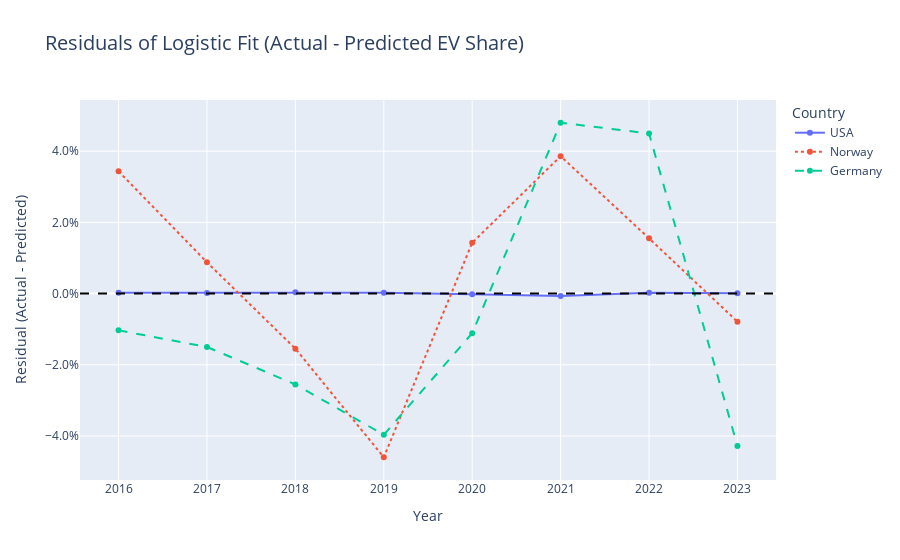

The cell this chart's notebook holds for it:
### Markdown cell above
Residuals help you see where reality diverges from theory. If a country consistently overperforms, it might point to unexpected drivers, public enthusiasm, tech innovation, or unmodeled incentives.

If it underperforms, something might be missing in policy or infrastructure or the model's assumptions don’t reflect real-world behavior.

### Code cell
# Filter only overlapping years for actual vs predicted
actual_df = all_preds[all_preds['Type'] == 'Actual']
pred_df = all_preds[all_preds['Type'] == 'Predicted']

# Merge actual and predicted to compute residuals
merged_df = pd.merge(
    actual_df, 
    pred_df, 
    on=['Year', 'country'], 
    suffixes=('_actual', '_pred')
)

# Compute residuals
merged_df['residual'] = merged_df['EV_share_actual'] - merged_df['EV_share_pred']

# Plot residuals
fig = px.line(
    merged_df,
    x='Year',
    y='residual',
    color='country',
    markers=True,
    line_dash='country',
    title="Residuals of Logistic Fit (Actual - Predicted EV Share)",
    labels={'residual': 'Residual (Actual - Predicted)'}
)

# Add horizontal zero line
fig.add_hline(y=0, line_dash="dash", line_color="black")

# Style
fig.update_layout(
    yaxis_tickformat='.1%',
    title_font_size=20,
    legend_title_text='Country',
    yaxis_title='Residual (Actual - Predicted)',
    xaxis_title='Year'
)

fig.show()

### Figure 1 — Plotly figure (JSON) as saved in the notebook; plotly's stock layout.template omitted (floating-point values rounded to 4 significant figures)
{"data": [{"hovertemplate": "country=USA<br>Year=%{x}<br>Residual (Actual - Predicted)=%{y}<extra></extra>", "legendgroup": "USA", "line": {"color": "#636efa", "dash": "solid"}, "marker": {"symbol": "circle"}, "mode": "markers+lines", "name": "USA", "orientation": "v", "showlegend": true, "type": "scatter", "x": [2016, 2017, 2018, 2019, 2020, 2021, 2022, 2023], "xaxis": "x", "y": [0.0002503, 0.0001971, 0.000356, 0.0002438, -0.0002134, -0.000705, 0.0002073, 0.0001138], "yaxis": "y"}, {"hovertemplate": "country=Norway<br>Year=%{x}<br>Residual (Actual - Predicted)=%{y}<extra></extra>", "legendgroup": "Norway", "line": {"color": "#EF553B", "dash": "dot"}, "marker": {"symbol": "circle"}, "mode": "markers+lines", "name": "Norway", "orientation": "v", "showlegend": true, "type": "scatter", "x": [2016, 2017, 2018, 2019, 2020, 2021, 2022, 2023], "xaxis": "x", "y": [0.03435, 0.008788, -0.01545, -0.04596, 0.01427, 0.03859, 0.01551, -0.007888], "yaxis": "y"}, {"hovertemplate": "country=Germany<br>Year=%{x}<br>Residual (Actual - Predicted)=%{y}<extra></extra>", "legendgroup": "Germany", "line": {"color": "#00cc96", "dash": "dash"}, "marker": {"symbol": "circle"}, "mode": "markers+lines", "name": "Germany", "orientation": "v", "showlegend": true, "type": "scatter", "x": [2016, 2017, 2018, 2019, 2020, 2021, 2022, 2023], "xaxis": "x", "y": [-0.01032, -0.015, -0.0255, -0.03965, -0.01112, 0.04798, 0.04496, -0.04282], "yaxis": "y"}], "layout": {"legend": {"title": {"text": "Country"}, "tracegroupgap": 0}, "shapes": [{"line": {"color": "black", "dash": "dash"}, "type": "line", "x0": 0, "x1": 1, "xref": "x domain", "y0": 0, "y1": 0, "yref": "y"}], "title": {"font": {"size": 20}, "text": "Residuals of Logistic Fit (Actual - Predicted EV Share)"}, "xaxis": {"anchor": "y", "domain": [0, 1], "title": {"text": "Year"}}, "yaxis": {"anchor": "x", "domain": [0, 1], "tickformat": ".1%", "title": {"text": "Residual (Actual - Predicted)"}}}}
